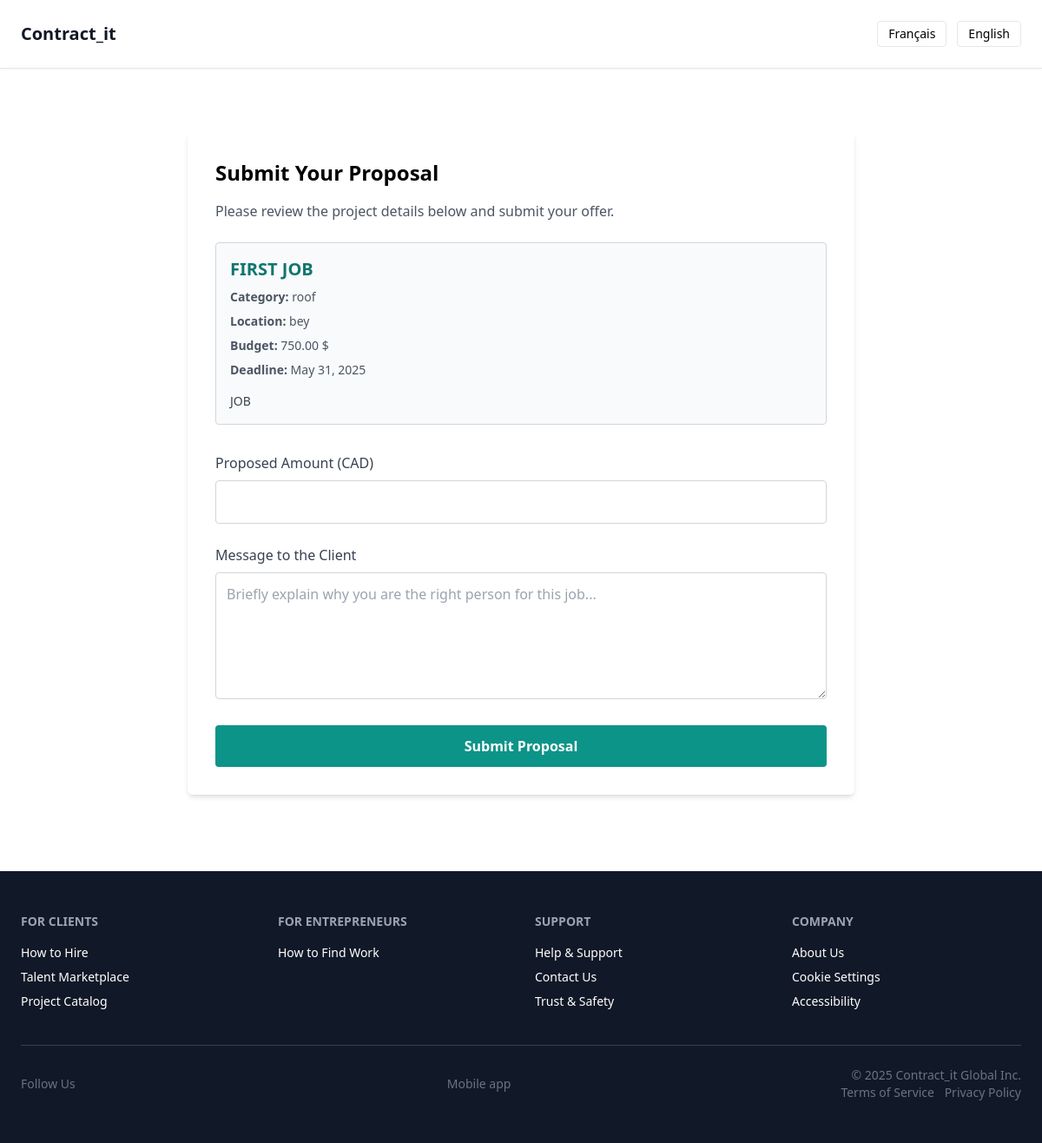
/en/bids/submit/1/ (signed in), run on the app's committed database.
### projects/models.py (models this page shows, shortened)
class Project(models.Model):
    STATUS_CHOICES = [
        ('active', 'Actif'),          # Projet publié, ouvert aux offres
        ('in_progress', 'En cours'),  # Projet attribué à un entrepreneur
        ('completed', 'Terminé'),     # Projet complété
        ('cancelled', 'Annulé'),      # Projet annulé ou retiré
    ]
    is_public = models.BooleanField(
        default=True,
        help_text="Le projet est-il visible publiquement ? (True = tous les entrepreneurs peuvent le voir)"
    )
    client = models.ForeignKey(
        CustomUser,
        on_delete=models.SET_NULL,          # Si le client est supprimé → champ devient NULL
        null=True,
        blank=True,
        related_name='projects_posted',     # Permet d’appeler client.projects_posted.all()
        limit_choices_to={'is_client': True},  # Restreint aux utilisateurs clients
        help_text="Utilisateur (client) qui a publié ce projet"
    )
    contractor = models.ForeignKey(
        CustomUser,
        on_delete=models.SET_NULL,          # Si le contractor est supprimé → champ devient NULL
        null=True,
        blank=True,
        related_name='projects_awarded',    # Permet d’appeler contractor.projects_awarded.all()
        limit_choices_to={'is_contractor': True},  # Restreint aux utilisateurs entrepreneurs
        help_text="Utilisateur (entrepreneur) sélectionné pour ce projet (facultatif)"
    )
    title = models.CharField(
        max_length=255,
        help_text="Titre clair et court du projet (ex. : Rénovation salle de bain)"
    )
    description = models.TextField(
        help_text="Description complète des travaux à réaliser"
    )
    category = models.CharField(
        max_length=100,
        help_text="Type de projet ou domaine requis (ex : Électricité, Peinture)"
    )
    location = models.CharField(
        max_length=255,
        help_text="Lieu d'exécution des travaux (ville, région, etc.)"
    )
    budget = models.DecimalField(
        max_digits=10,  # Jusqu’à 9 999 999.99
        decimal_places=2,
        help_text="Budget estimé ou alloué pour le projet (en dollars CAD)"
    )
    deadline = models.DateField(
        help_text="Date limite souhaitée pour l’achèvement du projet"
    )
    status = models.CharField(
        max_length=20,
        choices=STATUS_CHOICES,
        default='active',
        help_text="Statut actuel du projet (actif, en cours, terminé ou annulé)"
    )
    ai_drafted = models.BooleanField(
        default=False,
        help_text="Ce projet a-t-il été rédigé automatiquement par l’assistant IA ?"
    )
    created_at = models.DateTimeField(
        auto_now_add=True,
        help_text="Date de création automatique lors de la publication"
    )
    updated_at = models.DateTimeField(
        auto_now=True,
        help_text="Mise à jour automatique à chaque modification"
    )

### bids/views.py (the view, shortened to what this page needs)
@method_decorator(login_required, name='dispatch')
class SubmitBidFormView(View):
    def get(self, request, project_id):
        project = get_object_or_404(Project, id=project_id, is_public=True, status='active')
        return render(request, 'bids/submit_bid_form.html', {
            'project': project
        })

### accounts/context_processors.py (called while the page is built)
def user_roles(request):
    user = request.user  # 🔍 Récupère l’utilisateur connecté (AnonymousUser si non connecté)
    return {
        'is_client': getattr(user, 'is_client', False),         # ✅ True si client, sinon False
        'is_contractor': getattr(user, 'is_contractor', False)  # ✅ True si entrepreneur, sinon False
    }

### bids/templates/bids/submit_bid_form.html (shortened to what this page needs)
{% extends "core/useful/base2.html" %}
{% load i18n %}
{% block content %}
<div class="max-w-3xl mx-auto bg-white p-8 shadow-md rounded-md mt-8">
    <h2 class="text-2xl font-bold mb-4">{% trans "Submit Your Proposal" %}</h2>
    <p class="text-gray-600 mb-6">
        {% trans "Please review the project details below and submit your offer." %}
    </p>
    <div class="border border-gray-300 p-4 rounded mb-8 bg-gray-50">
        <h3 class="text-xl font-semibold text-teal-700 mb-2">{{ project.title }}</h3>
        <p class="text-sm text-gray-600 mb-2">
            <strong>{% trans "Category:" %}</strong> {{ project.category }}
        </p>
        <p class="text-sm text-gray-600 mb-2">
            <strong>{% trans "Location:" %}</strong> {{ project.location }}
        </p>
        <p class="text-sm text-gray-600 mb-2">
            <strong>{% trans "Budget:" %}</strong> {{ project.budget }} $
        </p>
        <p class="text-sm text-gray-600 mb-2">
            <strong>{% trans "Deadline:" %}</strong> {{ project.deadline }}
        </p>
        <p class="text-sm text-gray-700 mt-4">
            {{ project.description }}
        </p>
    </div>
    <form method="post" class="space-y-6">
        <div>
            <label for="amount" class="block font-medium text-gray-700">
                {% trans "Proposed Amount (CAD)" %}
            </label>
            <input type="number" name="amount" id="amount" step="0.01" required
                   class="w-full mt-2 p-3 border border-gray-300 rounded">
        </div>
        <div>
            <label for="message" class="block font-medium text-gray-700">
                {% trans "Message to the Client" %}
            </label>
            <textarea name="message" id="message" rows="5" required
                      class="w-full mt-2 p-3 border border-gray-300 rounded"
                      placeholder="{% trans 'Briefly explain why you are the right person for this job...' %}"></textarea>
        </div>
        <div>
            <button type="submit"
                    class="w-full bg-teal-600 text-white py-3 rounded hover:bg-teal-700 font-semibold transition">
                {% trans "Submit Proposal" %}
            </button>
        </div>
    </form>
</div>
{% endblock %}

### data on the page
Project: title "FIRST JOB", category "roof", location "bey", budget "750.00", deadline "May 31, 2025", description "JOB"
